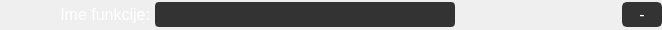
        <widget class="QFrame" name="frame_1">
         <property name="minimumSize">
          <size>
           <width>0</width>
           <height>30</height>
          </size>
         </property>
         <property name="maximumSize">
          <size>
           <width>16777215</width>
           <height>30</height>
          </size>
         </property>
         <property name="frameShape">
          <enum>QFrame::NoFrame</enum>
         </property>
         <property name="frameShadow">
          <enum>QFrame::Plain</enum>
         </property>
         <property name="lineWidth">
          <number>0</number>
         </property>
         <layout class="QHBoxLayout" name="horizontalLayout">
          <property name="spacing">
           <number>5</number>
          </property>
          <property name="leftMargin">
           <number>0</number>
          </property>
          <property name="topMargin">
           <number>0</number>
          </property>
          <property name="rightMargin">
           <number>0</number>
          </property>
          <property name="bottomMargin">
           <number>0</number>
          </property>
          <item>
           <widget class="QLabel" name="lab_function_name">
            <property name="minimumSize">
             <size>
              <width>150</width>
              <height>20</height>
             </size>
            </property>
            <property name="maximumSize">
             <size>
              <width>150</width>
              <height>30</height>
             </size>
            </property>
            <property name="font">
             <font>
              <family>Segoe UI</family>
              <pointsize>16</pointsize>
             </font>
            </property>
            <property name="styleSheet">
             <string notr="true">color:rgb(255,255,255);</string>
            </property>
            <property name="text">
             <string>&lt;html&gt;&lt;head/&gt;&lt;body&gt;&lt;p&gt;&lt;span style=&quot; font-size:12pt; color:#ffffff;&quot;&gt;Ime funkcije:&lt;/span&gt;&lt;/p&gt;&lt;/body&gt;&lt;/html&gt;</string>
            </property>
            <property name="alignment">
             <set>Qt::AlignRight|Qt::AlignTrailing|Qt::AlignVCenter</set>
            </property>
           </widget>
          </item>
          <item>
           <widget class="QLineEdit" name="line_function_name">
            <property name="enabled">
             <bool>true</bool>
            </property>
            <property name="minimumSize">
             <size>
              <width>300</width>
              <height>25</height>
             </size>
            </property>
            <property name="maximumSize">
             <size>
              <width>500</width>
              <height>25</height>
             </size>
            </property>
            <property name="font">
             <font>
              <family>Segoe UI</family>
              <pointsize>12</pointsize>
             </font>
            </property>
            <property name="styleSheet">
             <string notr="true">QLineEdit {
	color:rgb(255,255,255);
	border:2px solid rgb(51,51,51);
	border-radius:4px;
	background:rgb(51,51,51);
}

QLineEdit:disabled {
	color:rgb(255,255,255);
	border:2px solid rgb(112,112,112);
	border-radius:4px;
	background:rgb(112,112,112);
}</string>
            </property>
            <property name="text">
             <string/>
            </property>
           </widget>
          </item>
          <item>
           <spacer name="horizontalSpacer">
            <property name="orientation">
             <enum>Qt::Horizontal</enum>
            </property>
            <property name="sizeHint" stdset="0">
             <size>
              <width>162</width>
              <height>20</height>
             </size>
            </property>
           </spacer>
          </item>
          <item>
           <widget class="QPushButton" name="bn_function_delete">
            <property name="minimumSize">
             <size>
              <width>40</width>
              <height>25</height>
             </size>
            </property>
            <property name="maximumSize">
             <size>
              <width>40</width>
              <height>25</height>
             </size>
            </property>
            <property name="font">
             <font>
              <family>Segoe UI</family>
              <pointsize>12</pointsize>
             </font>
            </property>
            <property name="styleSheet">
             <string notr="true">QPushButton {
	border: 2px solid rgb(51,51,51);
	border-radius: 5px;	
	color:rgb(255,255,255);
	background-color: rgb(51,51,51);
}
QPushButton:hover {
	border: 2px solid rgb(0,143,150);
	background-color: rgb(0,143,150);
}
QPushButton:pressed {	
	border: 2px solid rgb(0,143,150);
	background-color: rgb(51,51,51);
}

QPushButton:disabled {	
	border-radius: 5px;	
	border: 2px solid rgb(112,112,112);
	background-color: rgb(112,112,112);
}</string>
            </property>
            <property name="text">
             <string>-</string>
            </property>
            <property name="checkable">
             <bool>false</bool>
            </property>
            <property name="flat">
             <bool>true</bool>
            </property>
           </widget>
          </item>
         </layout>
        </widget>
